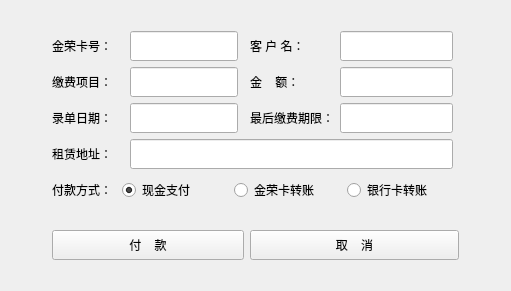
<?xml version="1.0" encoding="UTF-8"?>
<ui version="4.0">
 <class>Dialog</class>
 <widget class="QDialog" name="Dialog">
  <property name="geometry">
   <rect>
    <x>0</x>
    <y>0</y>
    <width>511</width>
    <height>291</height>
   </rect>
  </property>
  <property name="windowTitle">
   <string>付款</string>
  </property>
  <layout class="QGridLayout" name="gridLayout">
   <item row="2" column="1">
    <widget class="QLabel" name="label_3">
     <property name="minimumSize">
      <size>
       <width>0</width>
       <height>30</height>
      </size>
     </property>
     <property name="text">
      <string>缴费项目：</string>
     </property>
    </widget>
   </item>
   <item row="3" column="12">
    <spacer name="horizontalSpacer_2">
     <property name="orientation">
      <enum>Qt::Horizontal</enum>
     </property>
     <property name="sizeHint" stdset="0">
      <size>
       <width>40</width>
       <height>20</height>
      </size>
     </property>
    </spacer>
   </item>
   <item row="8" column="4">
    <spacer name="verticalSpacer_2">
     <property name="orientation">
      <enum>Qt::Vertical</enum>
     </property>
     <property name="sizeHint" stdset="0">
      <size>
       <width>20</width>
       <height>40</height>
      </size>
     </property>
    </spacer>
   </item>
   <item row="6" column="1">
    <spacer name="verticalSpacer_3">
     <property name="orientation">
      <enum>Qt::Vertical</enum>
     </property>
     <property name="sizeHint" stdset="0">
      <size>
       <width>20</width>
       <height>40</height>
      </size>
     </property>
    </spacer>
   </item>
   <item row="4" column="1" colspan="2">
    <widget class="QLabel" name="label_7">
     <property name="minimumSize">
      <size>
       <width>0</width>
       <height>30</height>
      </size>
     </property>
     <property name="text">
      <string>租赁地址：</string>
     </property>
    </widget>
   </item>
   <item row="3" column="1" colspan="2">
    <widget class="QLabel" name="label_5">
     <property name="minimumSize">
      <size>
       <width>0</width>
       <height>30</height>
      </size>
     </property>
     <property name="text">
      <string>录单日期：</string>
     </property>
    </widget>
   </item>
   <item row="7" column="1" colspan="6">
    <widget class="QPushButton" name="pushButton">
     <property name="minimumSize">
      <size>
       <width>0</width>
       <height>30</height>
      </size>
     </property>
     <property name="text">
      <string>付    款</string>
     </property>
     <property name="autoDefault">
      <bool>false</bool>
     </property>
    </widget>
   </item>
   <item row="5" column="1" colspan="11">
    <widget class="QWidget" name="widget" native="true">
     <property name="minimumSize">
      <size>
       <width>0</width>
       <height>0</height>
      </size>
     </property>
     <layout class="QHBoxLayout" name="horizontalLayout">
      <property name="spacing">
       <number>0</number>
      </property>
      <property name="margin">
       <number>0</number>
      </property>
      <item>
       <widget class="QLabel" name="label_8">
        <property name="minimumSize">
         <size>
          <width>0</width>
          <height>30</height>
         </size>
        </property>
        <property name="maximumSize">
         <size>
          <width>70</width>
          <height>16777215</height>
         </size>
        </property>
        <property name="text">
         <string>付款方式：</string>
        </property>
       </widget>
      </item>
      <item>
       <widget class="QRadioButton" name="radioButton">
        <property name="minimumSize">
         <size>
          <width>0</width>
          <height>30</height>
         </size>
        </property>
        <property name="text">
         <string>现金支付</string>
        </property>
        <property name="checked">
         <bool>true</bool>
        </property>
       </widget>
      </item>
      <item>
       <widget class="QRadioButton" name="radioButton_2">
        <property name="minimumSize">
         <size>
          <width>0</width>
          <height>30</height>
         </size>
        </property>
        <property name="text">
         <string>金荣卡转账</string>
        </property>
       </widget>
      </item>
      <item>
       <widget class="QRadioButton" name="radioButton_3">
        <property name="minimumSize">
         <size>
          <width>0</width>
          <height>30</height>
         </size>
        </property>
        <property name="text">
         <string>银行卡转账</string>
        </property>
       </widget>
      </item>
     </layout>
    </widget>
   </item>
   <item row="1" column="7" colspan="2">
    <widget class="QLabel" name="label_2">
     <property name="minimumSize">
      <size>
       <width>0</width>
       <height>30</height>
      </size>
     </property>
     <property name="text">
      <string>客 户 名：</string>
     </property>
    </widget>
   </item>
   <item row="0" column="4">
    <spacer name="verticalSpacer">
     <property name="orientation">
      <enum>Qt::Vertical</enum>
     </property>
     <property name="sizeHint" stdset="0">
      <size>
       <width>20</width>
       <height>40</height>
      </size>
     </property>
    </spacer>
   </item>
   <item row="1" column="1">
    <widget class="QLabel" name="label">
     <property name="minimumSize">
      <size>
       <width>0</width>
       <height>30</height>
      </size>
     </property>
     <property name="text">
      <string>金荣卡号：</string>
     </property>
    </widget>
   </item>
   <item row="3" column="7" colspan="3">
    <widget class="QLabel" name="label_6">
     <property name="minimumSize">
      <size>
       <width>0</width>
       <height>30</height>
      </size>
     </property>
     <property name="text">
      <string>最后缴费期限：</string>
     </property>
    </widget>
   </item>
   <item row="2" column="7">
    <widget class="QLabel" name="label_4">
     <property name="minimumSize">
      <size>
       <width>0</width>
       <height>30</height>
      </size>
     </property>
     <property name="text">
      <string>金    额：</string>
     </property>
    </widget>
   </item>
   <item row="3" column="0">
    <spacer name="horizontalSpacer">
     <property name="orientation">
      <enum>Qt::Horizontal</enum>
     </property>
     <property name="sizeHint" stdset="0">
      <size>
       <width>40</width>
       <height>20</height>
      </size>
     </property>
    </spacer>
   </item>
   <item row="7" column="7" colspan="5">
    <widget class="QPushButton" name="pushButton_2">
     <property name="minimumSize">
      <size>
       <width>0</width>
       <height>30</height>
      </size>
     </property>
     <property name="text">
      <string>取    消</string>
     </property>
     <property name="autoDefault">
      <bool>false</bool>
     </property>
    </widget>
   </item>
   <item row="1" column="10">
    <widget class="QLineEdit" name="lineEdit_5">
     <property name="minimumSize">
      <size>
       <width>0</width>
       <height>30</height>
      </size>
     </property>
     <property name="readOnly">
      <bool>true</bool>
     </property>
    </widget>
   </item>
   <item row="3" column="10">
    <widget class="QLineEdit" name="lineEdit_7">
     <property name="minimumSize">
      <size>
       <width>0</width>
       <height>30</height>
      </size>
     </property>
     <property name="readOnly">
      <bool>true</bool>
     </property>
    </widget>
   </item>
   <item row="2" column="10">
    <widget class="QLineEdit" name="lineEdit_6">
     <property name="minimumSize">
      <size>
       <width>0</width>
       <height>30</height>
      </size>
     </property>
     <property name="readOnly">
      <bool>true</bool>
     </property>
    </widget>
   </item>
   <item row="4" column="4" colspan="7">
    <widget class="QLineEdit" name="lineEdit_4">
     <property name="minimumSize">
      <size>
       <width>0</width>
       <height>30</height>
      </size>
     </property>
     <property name="readOnly">
      <bool>true</bool>
     </property>
    </widget>
   </item>
   <item row="3" column="4" colspan="2">
    <widget class="QLineEdit" name="lineEdit_3">
     <property name="minimumSize">
      <size>
       <width>0</width>
       <height>30</height>
      </size>
     </property>
     <property name="readOnly">
      <bool>true</bool>
     </property>
    </widget>
   </item>
   <item row="2" column="4" colspan="2">
    <widget class="QLineEdit" name="lineEdit_2">
     <property name="minimumSize">
      <size>
       <width>0</width>
       <height>30</height>
      </size>
     </property>
     <property name="readOnly">
      <bool>true</bool>
     </property>
    </widget>
   </item>
   <item row="1" column="4" colspan="2">
    <widget class="QLineEdit" name="lineEdit">
     <property name="minimumSize">
      <size>
       <width>0</width>
       <height>30</height>
      </size>
     </property>
     <property name="readOnly">
      <bool>true</bool>
     </property>
    </widget>
   </item>
  </layout>
 </widget>
 <resources/>
 <connections/>
</ui>
